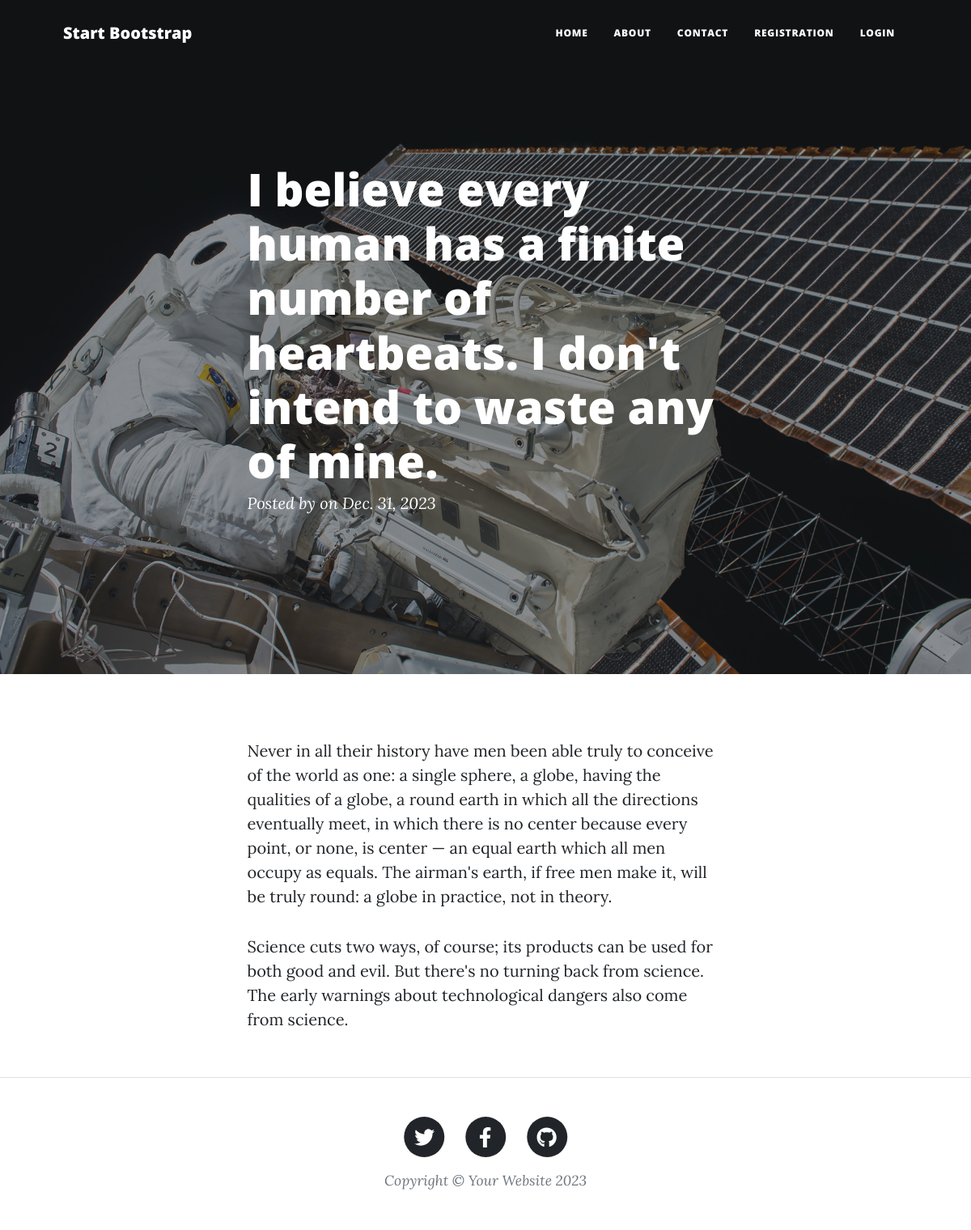
The app's page /i-believe-every-human-has-a-finite-number-of-heartbeats-i-dont-intend-to-waste-any-of-mine/ with its own data.
### blogs/models.py (models this page shows, shortened)
class Blog(models.Model):
    title = models.CharField(max_length=200)
    slug = models.SlugField(unique=True, blank=True, editable=False)
    sub_title = models.CharField(max_length=300, blank=True, null=True)
    description = RichTextField()
    created_at = models.DateField(auto_now_add=True)

### blogs/views.py (the view)
# urls.py: path("<str:slug>/", post, name="post"),
def post(request, slug):
    blog = get_object_or_404(Blog, slug=slug)
    context = {
        "title": "Post",
        "blog": blog
    }
    return render(request, "blogs/post.html", context)

### templates/blogs/post.html (shortened to what this page needs)
{% extends "blogs/base.html" %}
{% load static %}
{% block body %}
<header class="masthead" style="background-image: url({% static 'assets/img/post-bg.jpg' %})">
    <div class="container position-relative px-4 px-lg-5">
        <div class="row gx-4 gx-lg-5 justify-content-center">
            <div class="col-md-10 col-lg-8 col-xl-7">
                <div class="post-heading">
                    <h1>{{ blog.title }}</h1>
                    <span class="meta">
                        Posted by
                        on {{ blog.created_at }}
                    </span>
                </div>
            </div>
        </div>
    </div>
</header>
<article class="mb-4">
    <div class="container px-4 px-lg-5">
        <div class="row gx-4 gx-lg-5 justify-content-center">
            <div class="col-md-10 col-lg-8 col-xl-7">
                {{ blog.description | safe }}
            </div>
        </div>
    </div>
</article>
{% endblock body %}

### records on screen
Blog: title "I believe every human has a finite number of heartbeats. I don't intend to waste any of mine.", created_at "Dec. 31, 2023", description "Never in all their history have men been able truly to conceive of the world as one: a single sphere, a globe, having the qualities of a globe, a round earth in which all the directions eventually meet, in which there is no center because every point, or none, is center — an equal earth which all men occupy as equals. The airman's earth, if free men make it, will be truly round: a globe in practice, not in theory. Science cuts two ways, of course; its products can be used for both good and evil. But there's no turning back from science. The early warnings about technological dangers also come from science."
